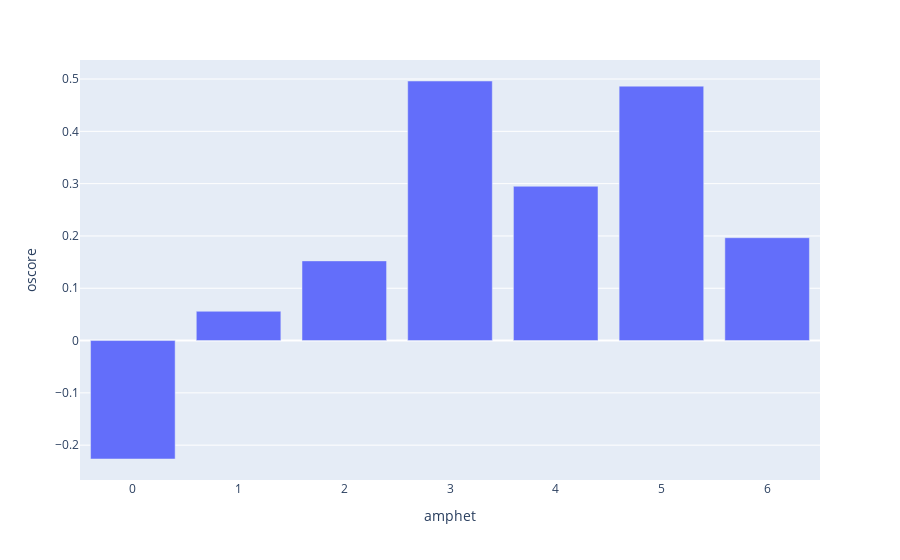

The cell this chart's notebook holds for it:
### Code cell
amphe_open_bar = px.bar(amphe_open, x = "amphet", y= 'oscore')
                         
amphe_open_bar.show()

### Figure 1 — Plotly figure (JSON) as saved in the notebook; plotly's stock layout.template omitted (floating-point values rounded to 4 significant figures)
{"data": [{"alignmentgroup": "True", "hovertemplate": "amphet=%{x}<br>oscore=%{y}<extra></extra>", "legendgroup": "", "marker": {"color": "#636efa"}, "name": "", "offsetgroup": "", "orientation": "v", "showlegend": false, "textposition": "auto", "type": "bar", "x": [0, 1, 2, 3, 4, 5, 6], "xaxis": "x", "y": [-0.2264, 0.05601, 0.1523, 0.4963, 0.295, 0.4864, 0.1966], "yaxis": "y"}], "layout": {"autosize": true, "barmode": "relative", "legend": {"tracegroupgap": 0}, "margin": {"t": 60}, "xaxis": {"anchor": "y", "autorange": true, "domain": [0, 1], "range": [-0.5, 6.5], "title": {"text": "amphet"}, "type": "linear"}, "yaxis": {"anchor": "x", "autorange": true, "domain": [0, 1], "range": [-0.2666, 0.5364], "title": {"text": "oscore"}, "type": "linear"}}}
